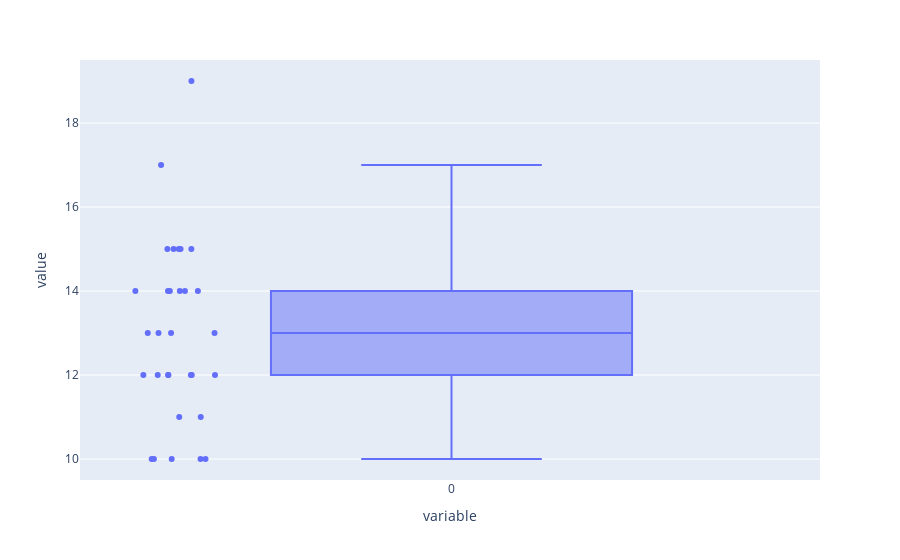

Notebook source saved alongside this figure:
### Code cell
import plotly.express as px
px.box(data_remove, points="all" )

### Figure 1 — Plotly figure (JSON) as saved in the notebook; plotly's stock layout.template omitted (floating-point values rounded to 4 significant figures)
{"data": [{"alignmentgroup": "True", "boxpoints": "all", "hovertemplate": "variable=%{x}<br>value=%{y}<extra></extra>", "legendgroup": "", "marker": {"color": "#636efa"}, "name": "", "notched": false, "offsetgroup": "", "orientation": "v", "showlegend": false, "type": "box", "x": ["0", "0", "0", "0", "0", "0", "0", "0", "0", "0", "0", "0", "0", "0", "0", "0", "0", "0", "0", "0", "0", "0", "0", "0", "0", "0", "0", "0", "0", "0", "0"], "x0": " ", "xaxis": "x", "y": [11, 10, 12, 14, 12, 15, 14, 13, 15, 12, 14, 17, 19, 10, 13, 12, 14, 12, 12, 11, 14, 13, 15, 10, 15, 12, 10, 14, 13, 15, 10], "y0": " ", "yaxis": "y"}], "layout": {"autosize": true, "boxmode": "group", "legend": {"tracegroupgap": 0}, "margin": {"t": 60}, "xaxis": {"anchor": "y", "autorange": true, "domain": [0, 1], "range": [-0.5032, 0.5], "title": {"text": "variable"}, "type": "category"}, "yaxis": {"anchor": "x", "autorange": true, "domain": [0, 1], "range": [9.5, 19.5], "title": {"text": "value"}, "type": "linear"}}}
